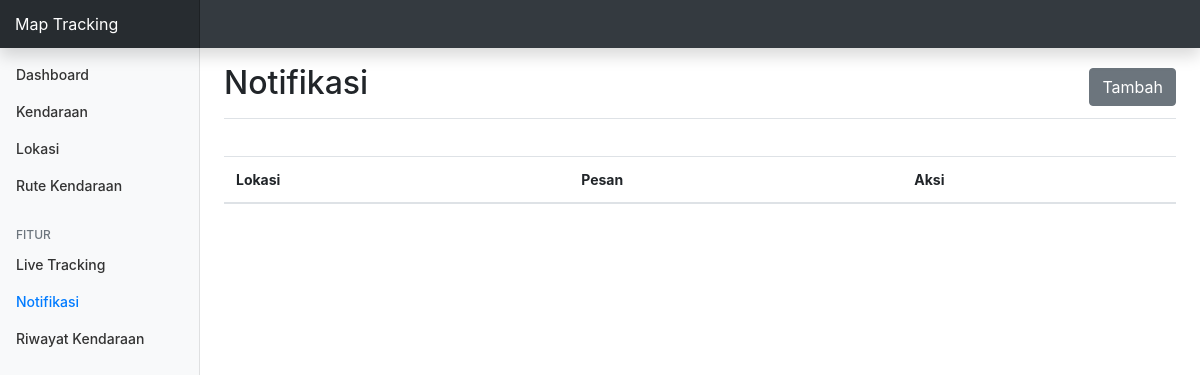
Before: /?module=notification with the older database file.
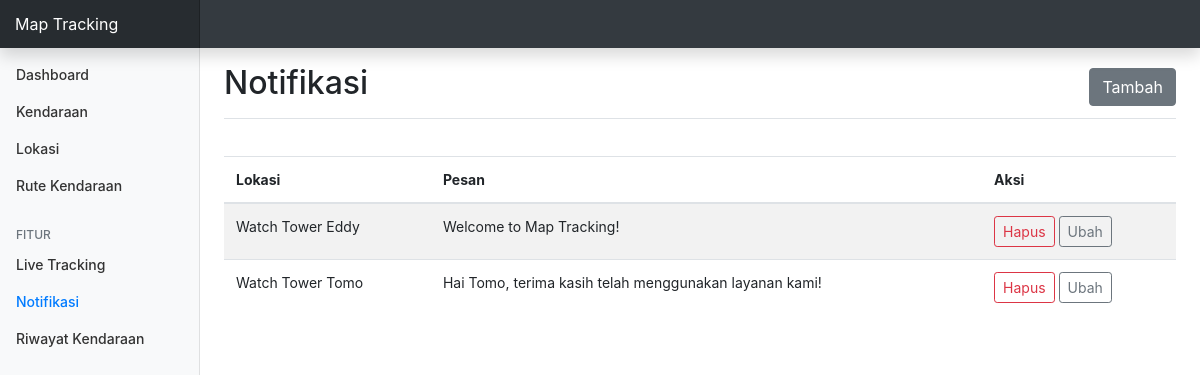
After: the same page with the newer database file.
### tables this page shows
CREATE TABLE `notifications` (
  `notification_id` int(11) NOT NULL,
  `location_id` int(11) DEFAULT NULL,
  `content` varchar(1000) NOT NULL DEFAULT ''
);

CREATE TABLE `locations` (
  `location_id` int(11) NOT NULL,
  `unique_id` varchar(50) NOT NULL,
  `name` varchar(50) NOT NULL DEFAULT '',
  `latitude` double NOT NULL DEFAULT '0',
  `longitude` double NOT NULL DEFAULT '0'
);

### modules/notification/index.php (the view, shortened to what this page needs)
<?php
$queryStatement = $conn->query("SELECT notifications.*, locations.name AS location_name FROM notifications LEFT JOIN locations ON locations.location_id=notifications.location_id");
?>
<main role="main" class="col-md-9 ml-sm-auto col-lg-10 px-4">
    <div class="d-flex justify-content-between flex-wrap flex-md-nowrap align-items-center pt-3 pb-2 mb-3 border-bottom">
        <h1 class="h2">Notifikasi</h1>
        <div class="btn-toolbar mb-2 mb-md-0">
            <button type="button" class="btn btn-secondary btn-add-notification">Tambah</button>
        </div>
    </div>
    <br />
    <div class="table-responsive">
        <table class="table table-striped">
            <thead>
                <tr>
                    <th scope="col">Lokasi</th>
                    <th scope="col">Pesan</th>
                    <th scope="col">Aksi</th>
                </tr>
            </thead>
            <tbody>
                <?php while ($notification = $queryStatement->fetch_object()) : ?>
                    <tr>
                        <td><?= $notification->location_name ?></td>
                        <td><?= $notification->content ?></td>
                        <td>
                            <button type="button" class="btn btn-sm btn-outline-danger btn-delete-notification" data-id="<?= $notification->notification_id ?>">Hapus</button>
                            <button type="button" class="btn btn-sm btn-outline-secondary btn-edit-notification" data-id="<?= $notification->notification_id ?>">Ubah</button>
                        </td>
                    </tr>
                <?php endwhile; ?>
            </tbody>
        </table>
    </div>
</main>

Changed rows visible on the page:
added notifications: location.name "Watch Tower Eddy", content "Welcome to Map Tracking!"
added notifications: location.name "Watch Tower Tomo", content "Hai Tomo, terima kasih telah menggunakan layanan kami!"
